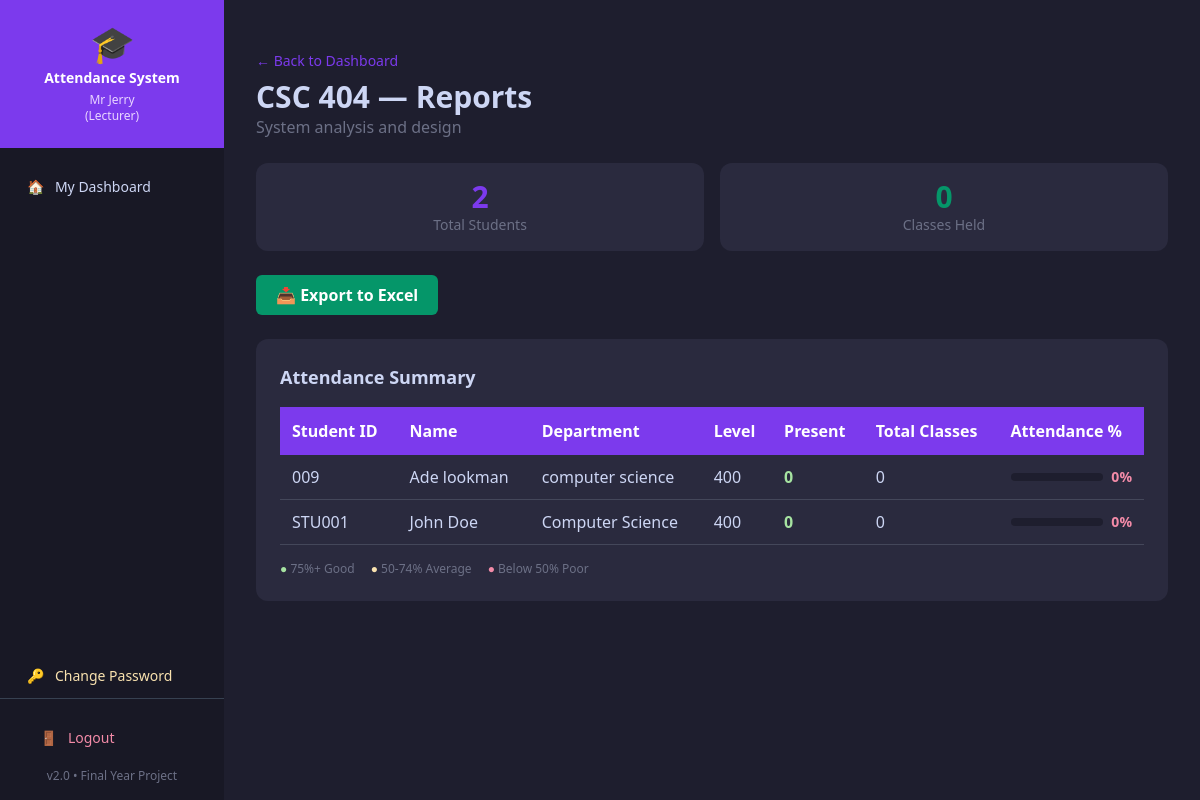
/lecturer/reports/1 (signed in), run on the app's committed database.
### tables this page shows
CREATE TABLE courses (
            id          INTEGER PRIMARY KEY AUTOINCREMENT,
            course_code TEXT UNIQUE NOT NULL,
            course_name TEXT NOT NULL,
            user_id     INTEGER,
            FOREIGN KEY (user_id) REFERENCES users(id)
        );

CREATE TABLE students (
            id            INTEGER PRIMARY KEY AUTOINCREMENT,
            student_id    TEXT UNIQUE NOT NULL,
            name          TEXT NOT NULL,
            department    TEXT,
            level         TEXT,
            email         TEXT,
            qr_code_path  TEXT
        );

### app.py (the view)
@app.route("/lecturer/reports/<int:course_id>")
@login_required
def lecturer_reports(course_id):
    conn   = create_connection()
    course = conn.execute(
        "SELECT * FROM courses WHERE id=? AND user_id=?",
        (course_id, session["user_id"])).fetchone()
    if not course:
        return redirect(url_for("lecturer_dashboard"))
    total_classes = conn.execute('''
        SELECT COUNT(DISTINCT date) FROM attendance
        WHERE course_id = ?
    ''', (course_id,)).fetchone()[0]
    summary = conn.execute('''
        SELECT s.student_id, s.name, s.department, s.level,
               COUNT(a.id) as total_present
        FROM students s
        JOIN enrollments e ON s.student_id = e.student_id
        LEFT JOIN attendance a ON s.student_id = a.student_id
                               AND a.course_id = ?
        WHERE e.course_id = ?
        GROUP BY s.student_id
        ORDER BY s.name
    ''', (course_id, course_id)).fetchall()
    conn.close()
    return render_template("lecturer/reports.html",
                           course=course,
                           summary=summary,
                           total_classes=total_classes)

### app.py (called while the page is built)
def login_required(f):
    @wraps(f)
    def decorated(*args, **kwargs):
        if "user_id" not in session:
            flash("Please login to continue.", "error")
            return redirect(url_for("login"))
        return f(*args, **kwargs)
    return decorated

@app.before_request
def check_session_timeout():
    if request.endpoint in ('login', 'static', None):
        return
    if "user_id" in session:
        last_active = session.get("last_active")
        now = datetime.now().timestamp()
        if last_active and now - last_active > 3600:
            session.clear()
            flash("Session expired. Please login again.",
                  "error")
            return redirect(url_for("login"))
        session["last_active"] = now

### database/db_setup.py (called while the page is built)
def create_connection():
    conn = sqlite3.connect(DB_PATH)
    return conn

### templates/lecturer/reports.html (shortened to what this page needs)
{% extends "base.html" %}
{% block content %}
<div class="mb-6">
    <a href="{{ url_for('lecturer_dashboard') }}"
       class="text-sm mb-2 inline-block"
       style="color:#7c3aed">
       ← Back to Dashboard
    </a>
    <h1 class="text-3xl font-bold" style="color:#cdd6f4">
        {{ course[1] }} — Reports
    </h1>
    <p style="color:#6c7086">{{ course[2] }}</p>
</div>
<div class="grid grid-cols-2 gap-4 mb-6">
    <div class="card rounded-xl p-4 text-center">
        <div class="text-3xl font-bold"
             style="color:#7c3aed">
            {{ summary|length }}
        </div>
        <div class="text-sm" style="color:#6c7086">
            Total Students
        </div>
    </div>
    <div class="card rounded-xl p-4 text-center">
        <div class="text-3xl font-bold"
             style="color:#059669">
            {{ total_classes }}
        </div>
        <div class="text-sm" style="color:#6c7086">
            Classes Held
        </div>
    </div>
</div>
<div class="mb-6">
    <a href="{{ url_for('export_course',
               course_id=course[0]) }}"
       class="btn-success inline-block">
        📥 Export to Excel
    </a>
</div>
<div class="card rounded-xl p-6">
    <h2 class="text-lg font-bold mb-4"
        style="color:#cdd6f4">
        Attendance Summary
    </h2>
    <div class="overflow-x-auto">
        <table>
            <thead>
                <tr>
                    <th>Student ID</th>
                    <th>Name</th>
                    <th>Department</th>
                    <th>Level</th>
                    <th>Present</th>
                    <th>Total Classes</th>
                    <th>Attendance %</th>
                </tr>
            </thead>
            <tbody>
                {% for s in summary %}
                {% if total_classes > 0 %}
                    {% set percentage = ((s[4] / total_classes)
                                        * 100) | round(1) %}
                {% else %}
                    {% set percentage = 0 %}
                {% endif %}
                <tr>
                    <td>{{ s[0] }}</td>
                    <td>{{ s[1] }}</td>
                    <td>{{ s[2] }}</td>
                    <td>{{ s[3] }}</td>
                    <td>
                        <span class="font-bold"
                              style="color:#a6e3a1">
                            {{ s[4] }}
                        </span>
                    </td>
                    <td>{{ total_classes }}</td>
                    <td>
                        <div class="flex items-center gap-2">
                            <div class="flex-1 rounded-full"
                                 style="background:#1e1e2e;
                                        height:8px">
                            </div>
                            <span class="text-sm font-bold
                                         whitespace-nowrap"
                                  style="color:
                                  {% if percentage >= 75 %}
                                  #a6e3a1
                                  {% elif percentage >= 50 %}
                                  #f9e2af
                                  {% else %}
                                  #f38ba8
                                  {% endif %}">
                                {{ percentage }}%
                            </span>
                        </div>
                    </td>
                </tr>
                {% endfor %}
            </tbody>
        </table>
    </div>
    <div class="flex gap-4 mt-4 text-xs"
         style="color:#6c7086">
        <span>
            <span style="color:#a6e3a1">●</span>
            75%+ Good
        </span>
        <span>
            <span style="color:#f9e2af">●</span>
            50-74% Average
        </span>
        <span>
            <span style="color:#f38ba8">●</span>
            Below 50% Poor
        </span>
    </div>
</div>
{% endblock %}

### templates/base.html (style rules this page uses)
body { background-color: #1e1e2e; color: #cdd6f4; }
.card { background-color: #2a2a3e; }
table { width: 100%; border-collapse: collapse; }
th { background-color: #7c3aed; color: white; padding: 12px; text-align: left; }
td { padding: 10px 12px; border-bottom: 1px solid #44475a; }
tr:nth-child(even) { background-color: #2a2a3e; }
.btn-success { background-color: #059669; color: white; padding: 8px 20px; border-radius: 6px; font-weight: 600; }

### data on the page
courses: course_code "CSC 404", course_name "System analysis and design"
students: student "009", name "Ade lookman", department "computer science", level "400", s "0", total_classes "0", percentage "0"
students: student "STU001", name "John Doe", department "Computer Science", level "400", s "0", total_classes "0", percentage "0"

### other printed values
{{ session.full_name }} "Mr Jerry"
{{ session.role }} "Lecturer"
{{ summary|length }} "2"
{{ total_classes }} "0"
